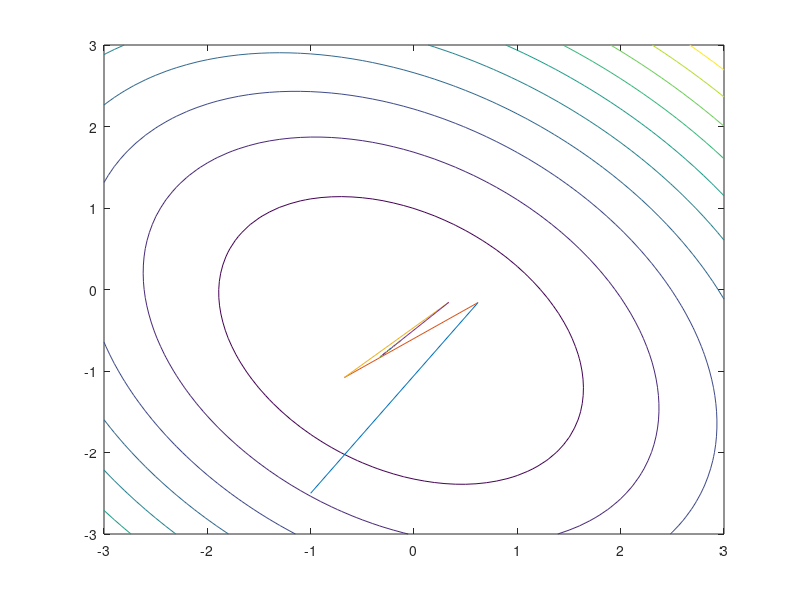

Source code (MATLAB):
clear
[x1 x2] = meshgrid(-3:0.1:3);
z = 1.5*(x1.^2) + (x1.*x2) + 1.5*(x2.^2) + 1.*x1 + 2.*x2 + 2;
figure;
contour(x1, x2, z);
hold on;

alfa = 0.4;
gamma_0 = 0.1;
eta = 1.5;
rou = 0.5;
ksi = 0.05;

x0 = [-1 -2.5]';
A = [3 1;1 3];
d = [1 2]';
fold = (0.5)*x0'*A*x0 + d'*x0;
dx = zeros(2,1);
xold = x0;
g0 = A*xold + d;

z = [0 0];
w = [0 0]; 
while abs(g0) > 0.001
	dx = gamma_0*dx - (1-gamma_0)*alfa*g0;
   xt = xold + dx;
   ft = (0.5)*xt'*A*xt + d'*xt;
   df = (ft - fold)/fold;
   if df > ksi
      alfa = alfa * rou;
      gamma = 0;
   elseif df <= ksi & df > 0
      z = [xold(1) xt(1)];
      w = [xold(2) xt(2)];
      plot(z,w);
      xold = xt;
      fold = ft;
   else
      z = [xold(1) xt(1)];
      w = [xold(2) xt(2)];
      plot(z,w);
      xold = xt;
      fold = ft; 
      alfa = alfa * eta;
	   gamma = 0.1;
   end 
  	g0 = A*xold + d;
end